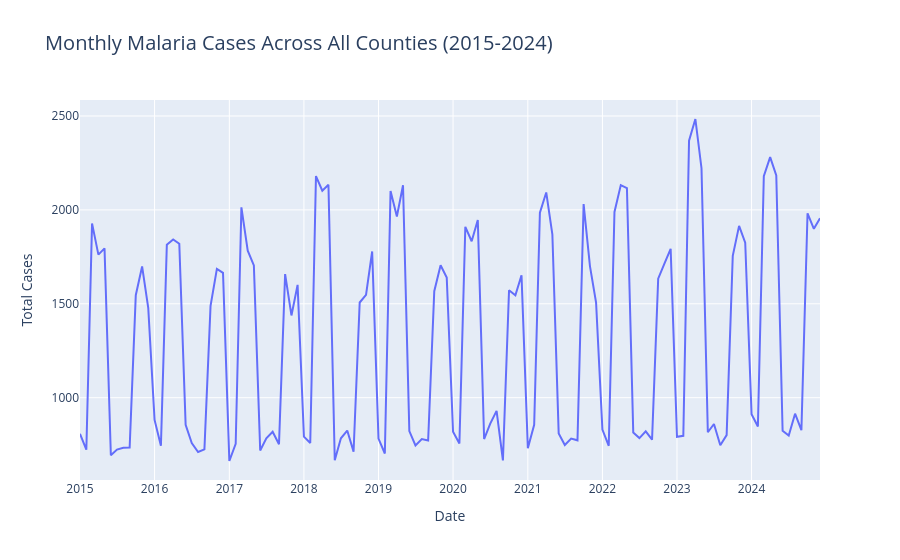
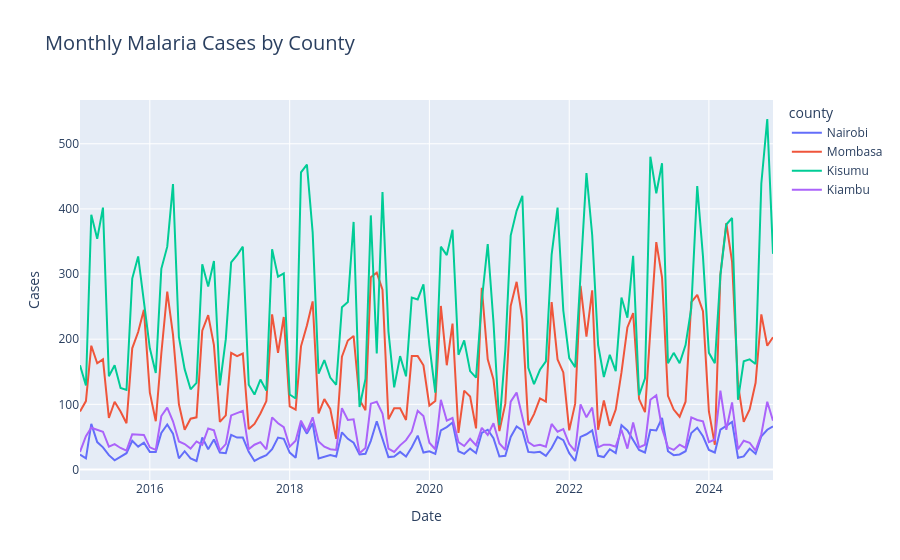

Notebook source saved alongside these figures, in order:
### Code cell
# Time series of cases over time (all counties combined)
monthly_cases = df.groupby('date')['confirmed_cases'].sum().reset_index()

fig = px.line(monthly_cases, x='date', y='confirmed_cases', 
              title='Monthly Malaria Cases Across All Counties (2015-2024)',
              labels={'confirmed_cases': 'Total Cases', 'date': 'Date'})
fig.update_layout(title_font_size=20)
fig.show()

# By county (select a few)
selected_counties = ['Kisumu', 'Nairobi', 'Mombasa', 'Kiambu']
filtered_df = df[df['county'].isin(selected_counties)]

fig2 = px.line(filtered_df, x='date', y='confirmed_cases', color='county',
               title='Monthly Malaria Cases by County',
               labels={'confirmed_cases': 'Cases', 'date': 'Date'})
fig2.update_layout(title_font_size=20)
fig2.show()
